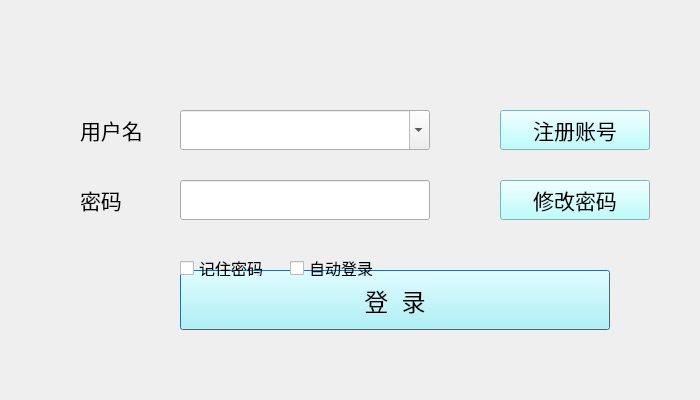
<?xml version="1.0" encoding="UTF-8"?>
<ui version="4.0">
 <class>LoginDialog</class>
 <widget class="QDialog" name="LoginDialog">
  <property name="geometry">
   <rect>
    <x>0</x>
    <y>0</y>
    <width>700</width>
    <height>400</height>
   </rect>
  </property>
  <property name="windowTitle">
   <string>Dialog</string>
  </property>
  <widget class="QLineEdit" name="password">
   <property name="geometry">
    <rect>
     <x>180</x>
     <y>180</y>
     <width>250</width>
     <height>40</height>
    </rect>
   </property>
   <property name="font">
    <font>
     <family>Arial</family>
     <pointsize>16</pointsize>
    </font>
   </property>
   <property name="styleSheet">
    <string notr="true">QLineEdit:hover{
border-style:ooutset;
border-radius:10px;
padding:6px;
background-color: rgb(255, 255, 127);
		 
}</string>
   </property>
   <property name="echoMode">
    <enum>QLineEdit::Password</enum>
   </property>
  </widget>
  <widget class="QPushButton" name="loginButton">
   <property name="geometry">
    <rect>
     <x>180</x>
     <y>270</y>
     <width>430</width>
     <height>60</height>
    </rect>
   </property>
   <property name="font">
    <font>
     <family>Arial</family>
     <pointsize>18</pointsize>
    </font>
   </property>
   <property name="styleSheet">
    <string notr="true">QPushButton:hover{color:rgb(255, 0, 0);
background-color: rgb(170, 255, 0);
}
QPushButton{background-color:rgb(170, 255, 255)}
</string>
   </property>
   <property name="text">
    <string>登  录</string>
   </property>
  </widget>
  <widget class="QLabel" name="label">
   <property name="geometry">
    <rect>
     <x>80</x>
     <y>110</y>
     <width>150</width>
     <height>40</height>
    </rect>
   </property>
   <property name="font">
    <font>
     <family>Arial</family>
     <pointsize>16</pointsize>
    </font>
   </property>
   <property name="text">
    <string>用户名</string>
   </property>
  </widget>
  <widget class="QPushButton" name="registerButton">
   <property name="geometry">
    <rect>
     <x>500</x>
     <y>110</y>
     <width>150</width>
     <height>40</height>
    </rect>
   </property>
   <property name="font">
    <font>
     <family>Arial</family>
     <pointsize>16</pointsize>
    </font>
   </property>
   <property name="styleSheet">
    <string notr="true">QPushButton:hover{color:rgb(255, 0, 0);
background-color: rgb(170, 255, 0);
}
QPushButton{background-color:rgb(170, 255, 255)}</string>
   </property>
   <property name="text">
    <string>注册账号</string>
   </property>
  </widget>
  <widget class="QLabel" name="label_3">
   <property name="geometry">
    <rect>
     <x>80</x>
     <y>180</y>
     <width>150</width>
     <height>40</height>
    </rect>
   </property>
   <property name="font">
    <font>
     <family>Arial</family>
     <pointsize>16</pointsize>
    </font>
   </property>
   <property name="text">
    <string>密码</string>
   </property>
  </widget>
  <widget class="QCheckBox" name="checkBox_rem">
   <property name="enabled">
    <bool>true</bool>
   </property>
   <property name="geometry">
    <rect>
     <x>180</x>
     <y>260</y>
     <width>100</width>
     <height>16</height>
    </rect>
   </property>
   <property name="font">
    <font>
     <family>Arial</family>
     <pointsize>12</pointsize>
    </font>
   </property>
   <property name="styleSheet">
    <string notr="true">QCheckBox:hover{color:rgb(255, 0, 0)}</string>
   </property>
   <property name="text">
    <string>记住密码</string>
   </property>
  </widget>
  <widget class="QPushButton" name="modifyButton">
   <property name="geometry">
    <rect>
     <x>500</x>
     <y>180</y>
     <width>150</width>
     <height>40</height>
    </rect>
   </property>
   <property name="font">
    <font>
     <family>Arial</family>
     <pointsize>16</pointsize>
    </font>
   </property>
   <property name="styleSheet">
    <string notr="true">QPushButton:hover{color:rgb(255, 0, 0);
background-color: rgb(170, 255, 255);
}
QPushButton{background-color:rgb(170, 255, 255)}</string>
   </property>
   <property name="text">
    <string>修改密码</string>
   </property>
  </widget>
  <widget class="QCheckBox" name="checkBox_auto">
   <property name="enabled">
    <bool>true</bool>
   </property>
   <property name="geometry">
    <rect>
     <x>290</x>
     <y>260</y>
     <width>100</width>
     <height>16</height>
    </rect>
   </property>
   <property name="font">
    <font>
     <family>Arial</family>
     <pointsize>12</pointsize>
    </font>
   </property>
   <property name="styleSheet">
    <string notr="true">QCheckBox:hover{color:rgb(255, 0, 0)}</string>
   </property>
   <property name="text">
    <string>自动登录</string>
   </property>
  </widget>
  <widget class="QComboBox" name="comboBox_user">
   <property name="geometry">
    <rect>
     <x>180</x>
     <y>110</y>
     <width>250</width>
     <height>40</height>
    </rect>
   </property>
   <property name="font">
    <font>
     <family>Arial</family>
     <pointsize>16</pointsize>
    </font>
   </property>
   <property name="editable">
    <bool>true</bool>
   </property>
  </widget>
 </widget>
 <resources/>
 <connections/>
</ui>
